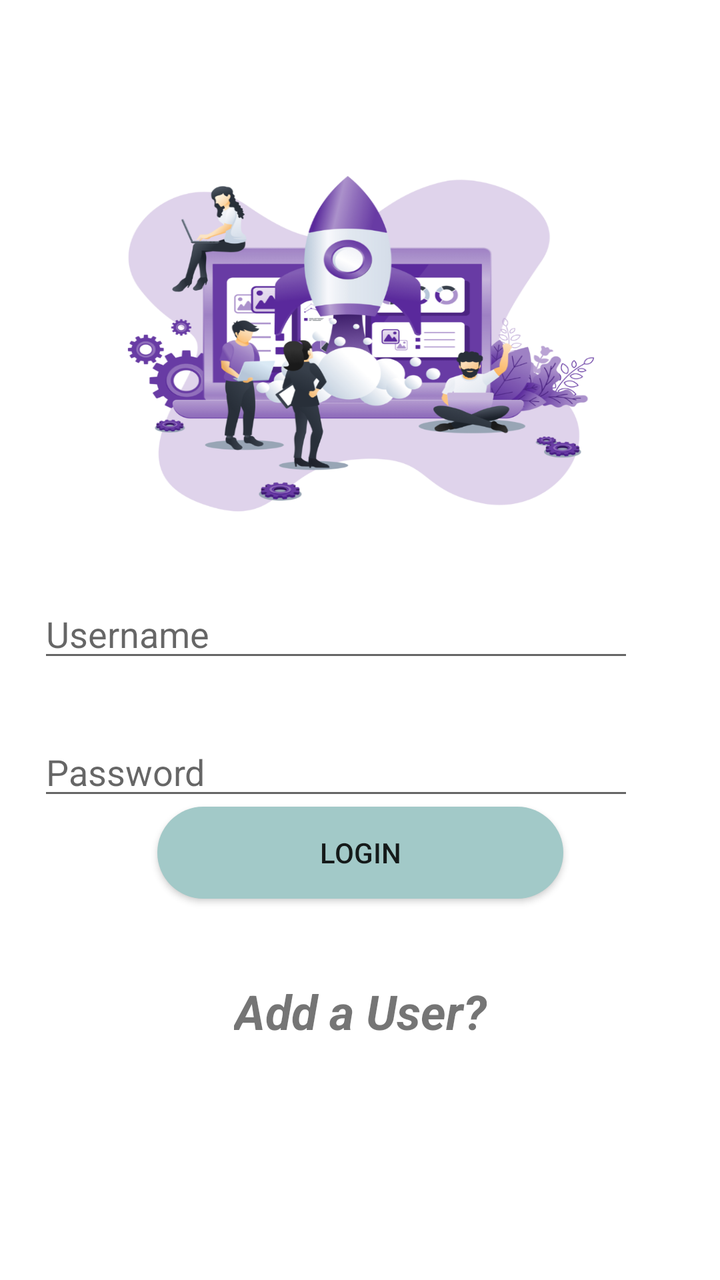
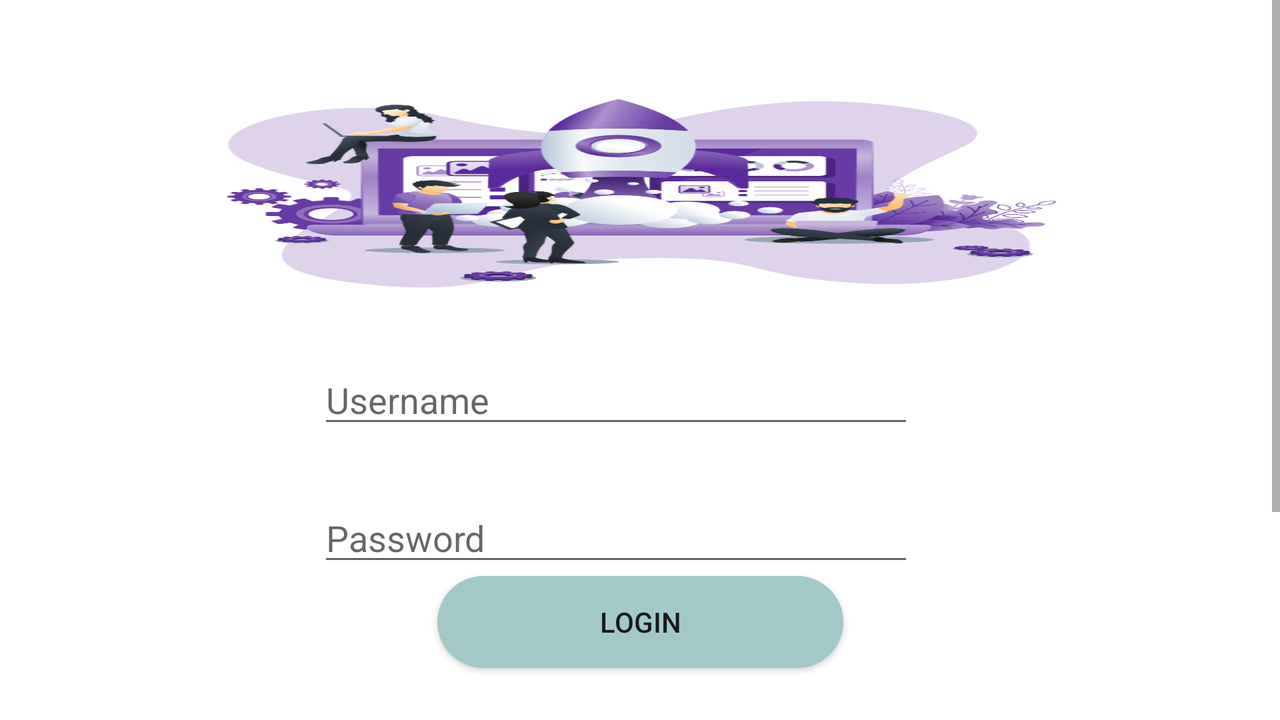

One screen, two layout resources from the same app: the default and the repository's alternative for another configuration. Each is rendered where Android would select it; the XML of both is given below.
<!-- AndroidManifest.xml: activity theme AppTheme -->
<!-- res/layout/activity_main.xml -->
<?xml version="1.0" encoding="utf-8"?>
<androidx.constraintlayout.widget.ConstraintLayout xmlns:android="http://schemas.android.com/apk/res/android"
    xmlns:app="http://schemas.android.com/apk/res-auto"
    xmlns:tools="http://schemas.android.com/tools"
    android:layout_width="match_parent"
    android:background="@drawable/login_screen"
    android:layout_height="match_parent">


    <EditText
        android:id="@+id/etUSERNAME"
        android:layout_width="298dp"
        android:layout_height="39dp"
        android:layout_marginStart="87dp"
        android:layout_marginTop="340dp"
        android:layout_marginEnd="111dp"
        android:layout_marginBottom="43dp"
        android:ems="10"
        android:hint="Username"
        android:inputType="textPersonName"
        app:layout_constraintBottom_toTopOf="@+id/etPASSWORD"
        app:layout_constraintEnd_toEndOf="parent"
        app:layout_constraintStart_toStartOf="parent"
        app:layout_constraintTop_toTopOf="parent" />

    <EditText
        android:id="@+id/etPASSWORD"
        android:layout_width="298dp"
        android:layout_height="39dp"
        android:layout_marginStart="87dp"
        android:layout_marginTop="30dp"
        android:layout_marginEnd="111dp"
        android:ems="10"
        android:hint="Password"
        android:inputType="textPersonName"
        android:password="true"
        app:layout_constraintEnd_toEndOf="parent"
        app:layout_constraintStart_toStartOf="parent"
        app:layout_constraintTop_toBottomOf="@+id/etUSERNAME" />

    <Button
        android:id="@+id/btnLOGIN"
        android:layout_width="203dp"
        android:layout_height="46dp"
        android:layout_marginStart="141dp"
        android:layout_marginEnd="141dp"
        android:layout_marginBottom="40dp"
        android:background="@drawable/cust_button"
        android:text="Login"
        app:layout_constraintBottom_toTopOf="@+id/btnSIGNUP"
        app:layout_constraintEnd_toEndOf="parent"
        app:layout_constraintStart_toStartOf="parent"
        app:layout_constraintTop_toBottomOf="@+id/etPASSWORD" />

    <TextView
        android:id="@+id/btnSIGNUP"
        android:layout_width="wrap_content"
        android:layout_height="wrap_content"
        android:layout_marginStart="130dp"
        android:layout_marginEnd="130dp"
        android:layout_marginBottom="120dp"
        android:text="Add a User?"
        android:textSize="24sp"
        android:textStyle="bold|italic"
        app:layout_constraintBottom_toBottomOf="parent"
        app:layout_constraintEnd_toEndOf="parent"
        app:layout_constraintStart_toStartOf="parent"
        app:layout_constraintTop_toBottomOf="@+id/btnLOGIN" />
</androidx.constraintlayout.widget.ConstraintLayout>
<!-- resources referenced by this layout -->
<resources>
  <!-- drawable cust_button (drawable) -->
  <?xml version="1.0" encoding="utf-8"?>
  <shape xmlns:android="http://schemas.android.com/apk/res/android">
      <corners android:radius="30dp"></corners>
      <solid android:color="#A2C9C8"/>
  </shape>
  <!-- drawable login_screen: png bitmap (drawable-hdpi, 103372 bytes) -->
  <style name="AppTheme" parent="Theme.AppCompat.Light.NoActionBar">
          
          <item name="colorPrimary">@color/colorPrimary</item>
          <item name="colorPrimaryDark">@color/colorPrimaryDark</item>
          <item name="colorAccent">@color/colorAccent</item>
      </style>
  <color name="colorPrimary">#6200EE</color>
  <color name="colorPrimaryDark">#B3A9A9</color>
  <color name="colorAccent">#03DAC5</color>
</resources>
<!-- res/layout-land/activity_main.xml (the repository's variant of the layout above) -->
<!-- drawn on the phone turned sideways -->
<?xml version="1.0" encoding="utf-8"?>
<androidx.constraintlayout.widget.ConstraintLayout xmlns:android="http://schemas.android.com/apk/res/android"
    xmlns:app="http://schemas.android.com/apk/res-auto"
    xmlns:tools="http://schemas.android.com/tools"
    android:layout_width="match_parent"
    android:background="@drawable/login_screen"
    android:layout_height="match_parent">

    <ScrollView
        android:layout_width="match_parent"
        android:layout_height="match_parent">

        <androidx.constraintlayout.widget.ConstraintLayout
            android:layout_width="match_parent"
            android:layout_height="wrap_content"
            android:orientation="vertical" >




            <EditText
                android:id="@+id/etUSERNAME"
                android:layout_width="298dp"
                android:layout_height="39dp"
                android:layout_marginStart="87dp"
                android:layout_marginTop="180dp"
                android:layout_marginEnd="111dp"
                android:layout_marginBottom="43dp"
                android:ems="10"
                android:hint="Username"
                android:inputType="textPersonName"
                app:layout_constraintBottom_toTopOf="@+id/etPASSWORD"
                app:layout_constraintEnd_toEndOf="parent"
                app:layout_constraintStart_toStartOf="parent"
                app:layout_constraintTop_toTopOf="parent" />

            <EditText
                android:id="@+id/etPASSWORD"
                android:layout_width="298dp"
                android:layout_height="39dp"
                android:layout_marginStart="87dp"
                android:layout_marginTop="30dp"
                android:layout_marginEnd="111dp"
                android:ems="10"
                android:hint="Password"
                android:inputType="textPersonName"
                android:password="true"
                app:layout_constraintEnd_toEndOf="parent"
                app:layout_constraintStart_toStartOf="parent"
                app:layout_constraintTop_toBottomOf="@+id/etUSERNAME" />

            <Button
                android:id="@+id/btnLOGIN"
                android:layout_width="203dp"
                android:layout_height="46dp"
                android:layout_marginStart="141dp"
                android:layout_marginEnd="141dp"
                android:layout_marginBottom="20dp"
                android:background="@drawable/cust_button"
                android:text="Login"
                app:layout_constraintBottom_toTopOf="@+id/btnSIGNUP"
                app:layout_constraintEnd_toEndOf="parent"
                app:layout_constraintStart_toStartOf="parent"
                app:layout_constraintTop_toBottomOf="@+id/etPASSWORD" />

            <TextView
                android:id="@+id/btnSIGNUP"
                android:layout_width="wrap_content"
                android:layout_height="wrap_content"
                android:layout_marginStart="130dp"
                android:layout_marginEnd="130dp"
                android:layout_marginBottom="120dp"
                android:text="Add a User?"
                android:textSize="24sp"
                android:textStyle="bold|italic"
                app:layout_constraintBottom_toBottomOf="parent"
                app:layout_constraintEnd_toEndOf="parent"
                app:layout_constraintStart_toStartOf="parent"
                app:layout_constraintTop_toBottomOf="@+id/btnLOGIN" />



        </androidx.constraintlayout.widget.ConstraintLayout>
    </ScrollView>
</androidx.constraintlayout.widget.ConstraintLayout>
